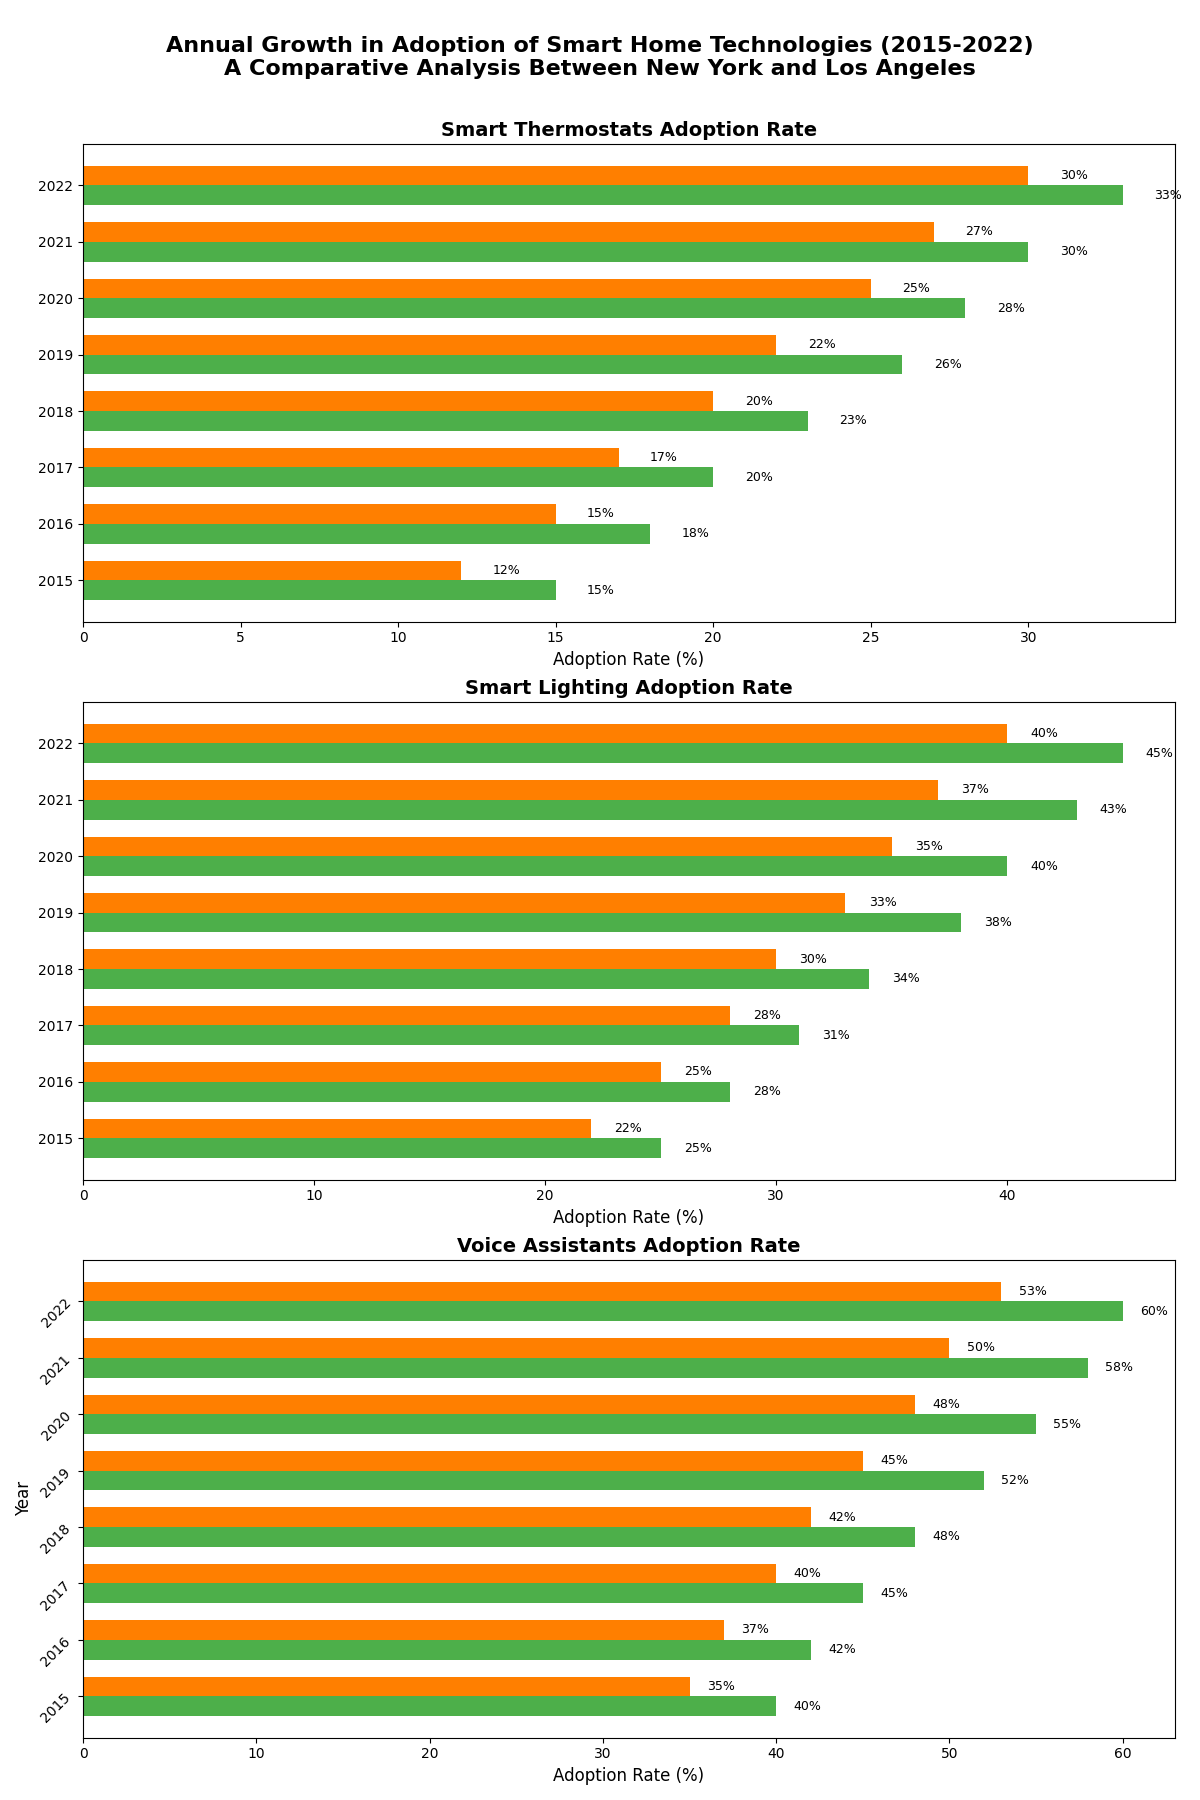

Write the Python code that produced this figure.
import matplotlib.pyplot as plt
import numpy as np

years = np.arange(2015, 2023)
cities = ['New York', 'Los Angeles']

voice_assistants = np.array([
    [40, 42, 45, 48, 52, 55, 58, 60],
    [35, 37, 40, 42, 45, 48, 50, 53]
])

smart_lighting = np.array([
    [25, 28, 31, 34, 38, 40, 43, 45],
    [22, 25, 28, 30, 33, 35, 37, 40]
])

smart_thermostats = np.array([
    [15, 18, 20, 23, 26, 28, 30, 33],
    [12, 15, 17, 20, 22, 25, 27, 30]
])

fig, axs = plt.subplots(3, 1, figsize=(12, 18), sharey=True)

bar_height = 0.35
position = np.arange(len(years))

colors = ['#4daf4a', '#ff7f00']

titles = ['Smart Thermostats Adoption Rate', 'Smart Lighting Adoption Rate', 'Voice Assistants Adoption Rate']

for i, data in enumerate([smart_thermostats, smart_lighting, voice_assistants]):
    city1 = axs[i].barh(position - bar_height/2, data[0], bar_height, color=colors[0])
    city2 = axs[i].barh(position + bar_height/2, data[1], bar_height, color=colors[1])
    
    for bar in city1 + city2:
        xval = bar.get_width()
        axs[i].text(xval + 1, bar.get_y() + bar.get_height()/2.0, f"{xval}%", va='center', fontsize=9)

    axs[i].set_title(titles[i], fontsize=14, fontweight='bold')
    axs[i].set_xlabel('Adoption Rate (%)', fontsize=12)

axs[-1].set_yticks(position)
axs[-1].set_yticklabels(years, rotation=45)
axs[-1].set_ylabel('Year', fontsize=12)

plt.tight_layout()

fig.suptitle('Annual Growth in Adoption of Smart Home Technologies (2015-2022)\nA Comparative Analysis Between New York and Los Angeles',
             fontsize=16, fontweight='bold')
fig.subplots_adjust(top=0.92)

plt.show()
